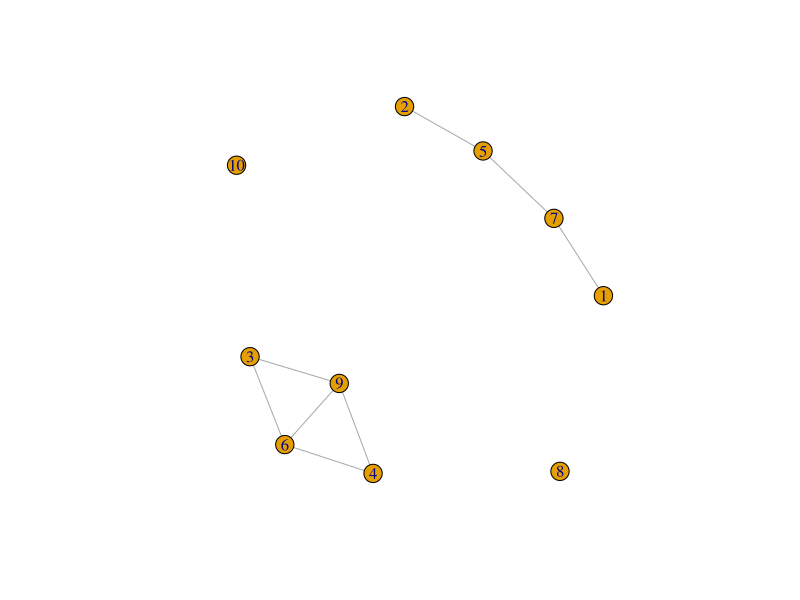
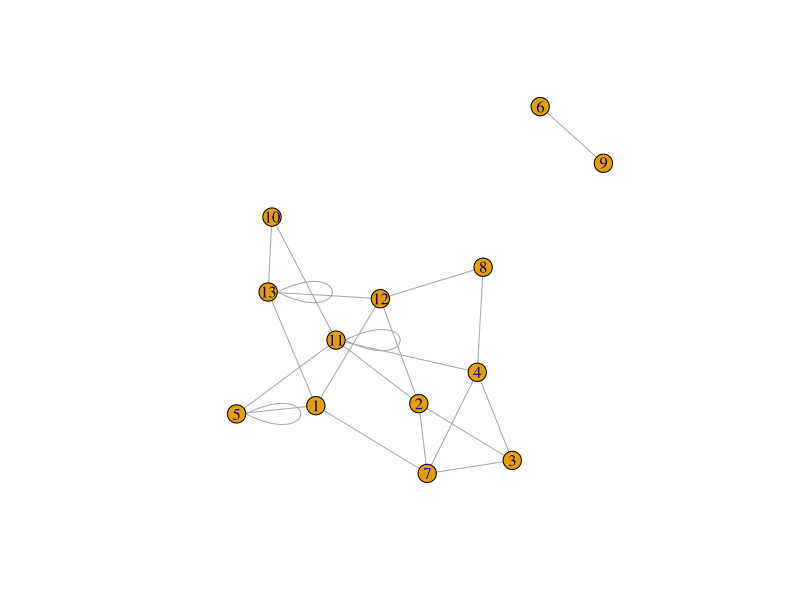
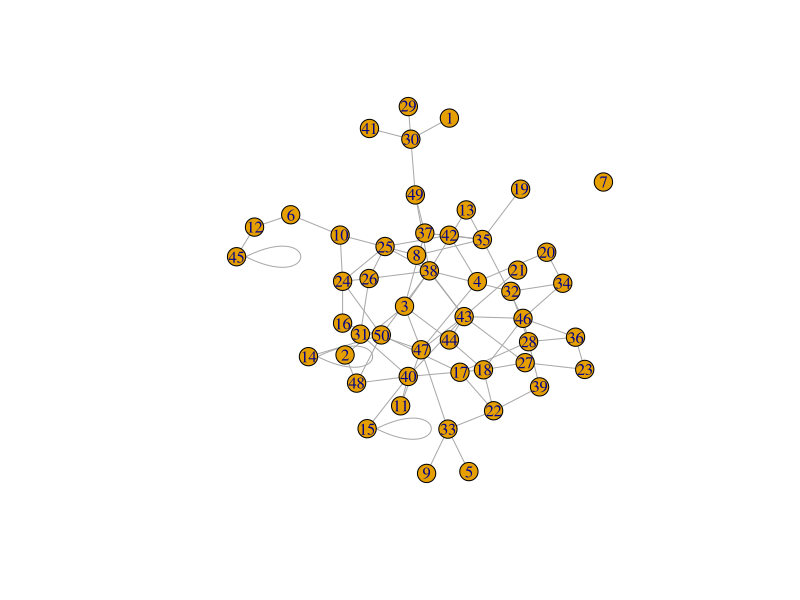
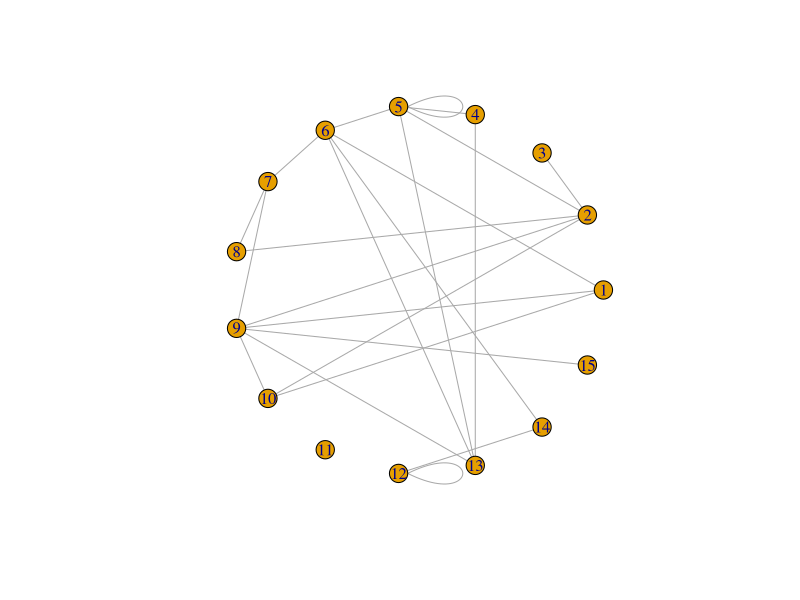
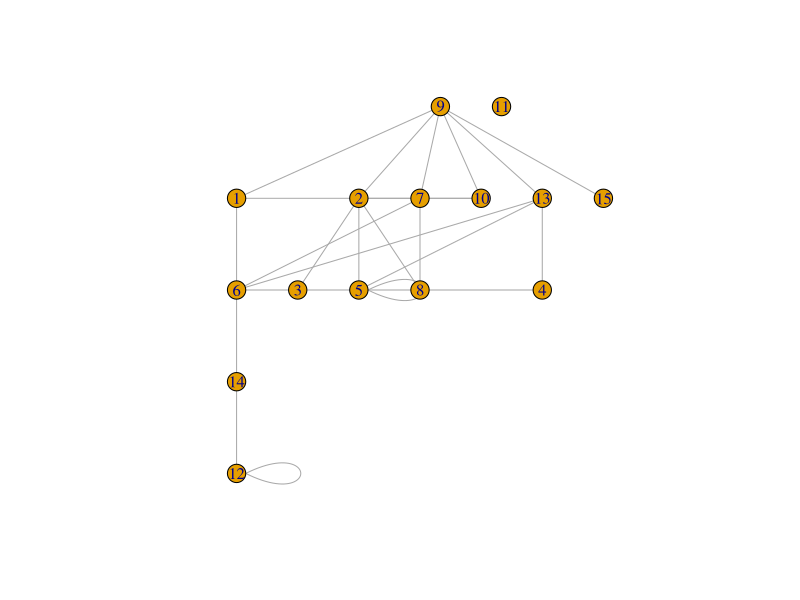
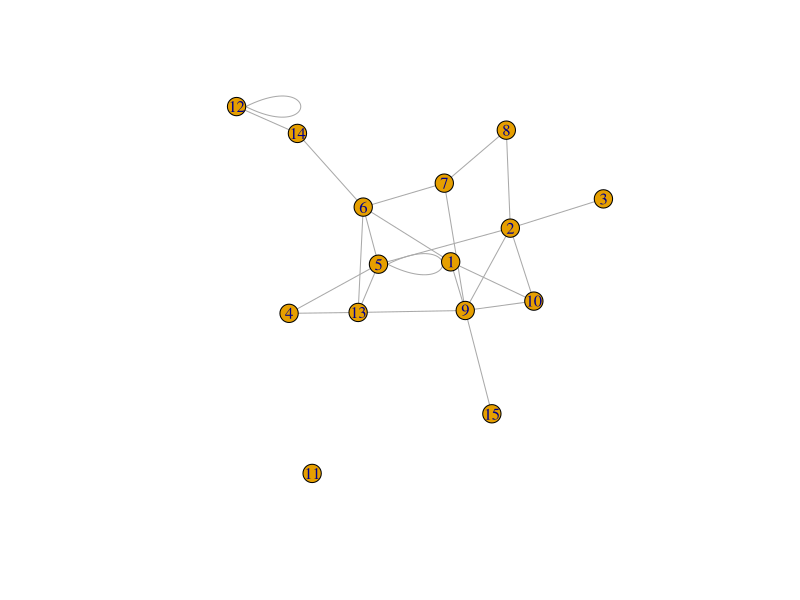
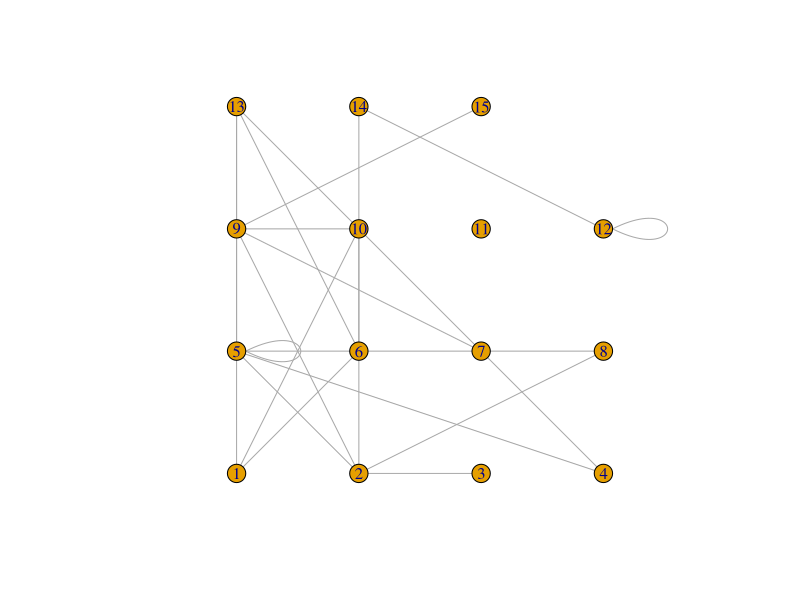
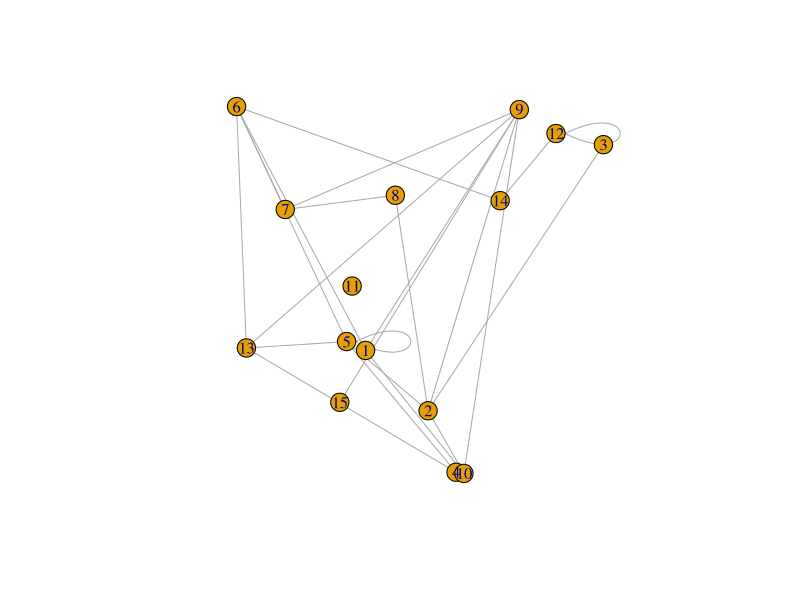

Write the R code that produced these figures, in order.
library(igraph)

# Random Graph Generation
#
# Generates a random, undirected graph
# Parameters: 
#   n (number of nodes)
#   p (probability of a link between any two nodes; between 0 and 1)
#
# Note: Self-loops are allowed.
random_graph <- function(n, p) {
  g <- make_empty_graph(n, directed=FALSE)
  for(i in 1:n) {
    for (j in 1:n) {
      rand <- runif(1)
      # If the random number is less than the probability of a link
      # between nodes i and j and i and j are not alreadt connected,
      # create an edge between i and j.
      if (rand <= p && !are.connected(g, i, j)) {
        g <- add_edges(g, c(i,j))
      }
    }
  }
  return(g)
}


# Tests
igraph.options(vertex.size=10)

plot(random_graph(10, 0.1))
plot(random_graph(13, 0.13))
plot(random_graph(50, 0.035))

rg <- random_graph(15, 0.08)
summary(rg)
V(rg)
E(rg)
plot(rg, layout=layout_in_circle(rg))
plot(rg, layout=layout_as_tree(rg))
plot(rg, layout=layout_nicely(rg))
plot(rg, layout=layout_on_grid(rg))
plot(rg, layout=layout_randomly(rg))
plot(rg, layout=layout_with_fr(rg))
plot(rg, layout=layout_with_kk(rg))
